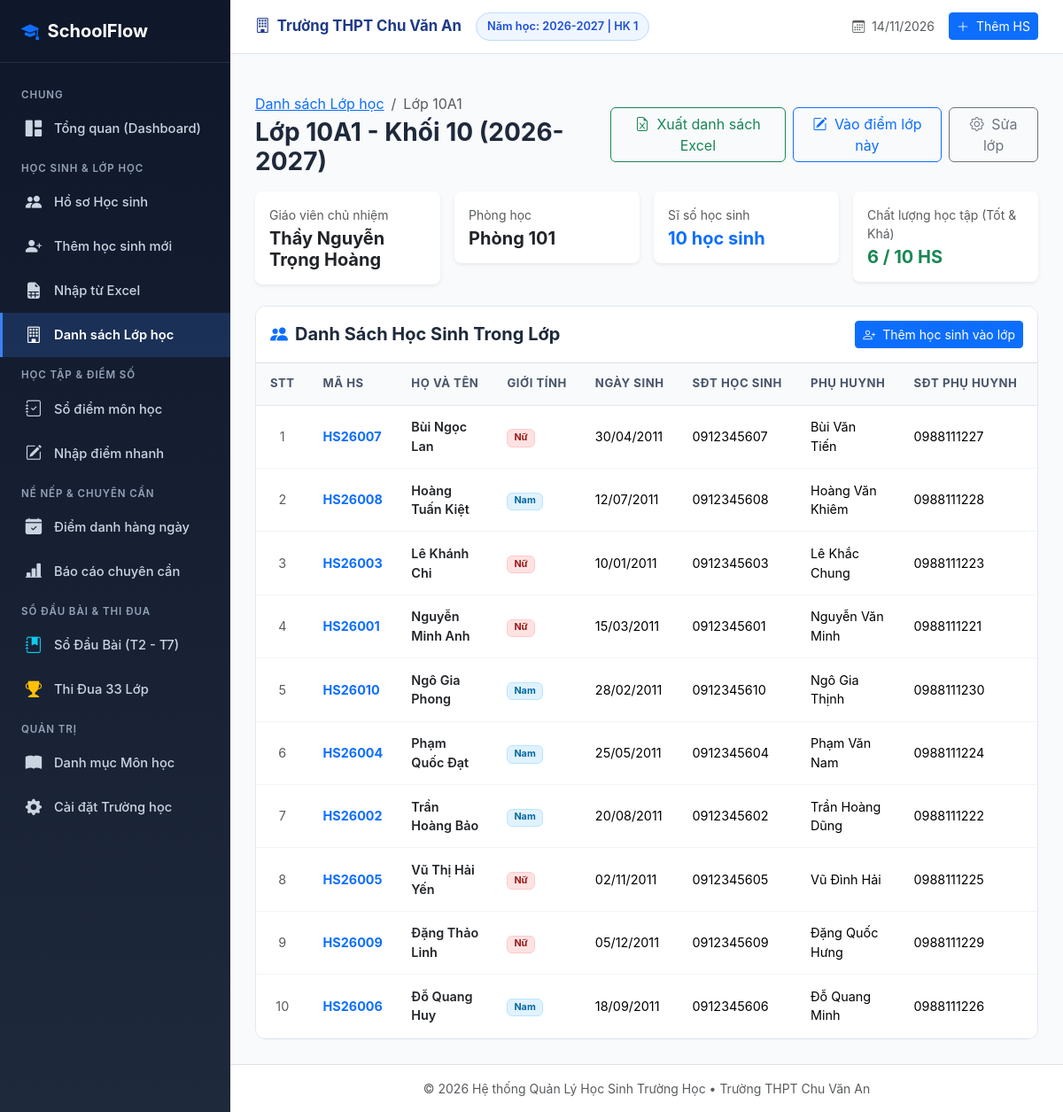
Screenshot of /classrooms/1 with the database file from the repository.
### tables this page shows
CREATE TABLE settings (
        key TEXT PRIMARY KEY,
        value TEXT
    );

CREATE TABLE academic_years (
        id INTEGER PRIMARY KEY AUTOINCREMENT,
        name TEXT NOT NULL UNIQUE,
        is_active INTEGER DEFAULT 0
    );

CREATE TABLE classes (
        id INTEGER PRIMARY KEY AUTOINCREMENT,
        name TEXT NOT NULL,
        grade_level INTEGER NOT NULL,
        academic_year_id INTEGER NOT NULL,
        teacher_name TEXT,
        room TEXT,
        FOREIGN KEY (academic_year_id) REFERENCES academic_years(id) ON DELETE CASCADE,
        UNIQUE(name, academic_year_id)
    );

CREATE TABLE students (
        id INTEGER PRIMARY KEY AUTOINCREMENT,
        student_code TEXT NOT NULL UNIQUE,
        full_name TEXT NOT NULL,
        date_of_birth TEXT,
        gender TEXT CHECK(gender IN ('Nam', 'Nữ')),
        address TEXT,
        phone TEXT,
        parent_name TEXT,
        parent_phone TEXT,
        email TEXT,
        status TEXT DEFAULT 'Đang học',
        class_id INTEGER,
        created_at TIMESTAMP DEFAULT CURRENT_TIMESTAMP,
        FOREIGN KEY (class_id) REFERENCES classes(id) ON DELETE SET NULL
    );

### app.py (the view)
@app.route('/classrooms/<int:class_id>')
def classroom_detail(class_id):
    conn = get_db()
    cursor = conn.cursor()
    cursor.execute('''
    SELECT c.*, y.name as year_name
    FROM classes c
    JOIN academic_years y ON c.academic_year_id = y.id
    WHERE c.id = ?
    ''', (class_id,))
    classroom = cursor.fetchone()
    if not classroom:
        conn.close()
        flash('Không tìm thấy lớp học!', 'danger')
        return redirect(url_for('classroom_list'))
    cursor.execute('''
    SELECT * FROM students
    WHERE class_id = ?
    ORDER BY status ASC, full_name ASC
    ''', (class_id,))
    students = cursor.fetchall()
    stats = get_class_statistics(class_id, semester=1, academic_year_id=classroom['academic_year_id'])
    cursor.execute("SELECT id, name, grade_level FROM classes WHERE id != ? ORDER BY grade_level ASC, LENGTH(name) ASC, name ASC", (class_id,))
    other_classes = cursor.fetchall()
    conn.close()
    return render_template('classrooms/detail.html',
                           classroom=classroom,
                           students=students,
                           stats=stats,
                           other_classes=other_classes)

### templates/classrooms/detail.html (shortened to what this page needs)
{% extends 'base.html' %}
{% block content %}
<div class="d-flex justify-content-between align-items-center mb-3">
    <div>
        <nav aria-label="breadcrumb">
            <ol class="breadcrumb mb-1">
                <li class="breadcrumb-item"><a href="{{ url_for('classroom_list') }}">Danh sách Lớp học</a></li>
                <li class="breadcrumb-item active">Lớp {{ classroom.name }}</li>
            </ol>
        </nav>
        <h3 class="fw-bold mb-0">Lớp {{ classroom.name }} - Khối {{ classroom.grade_level }} ({{ classroom.year_name }})</h3>
    </div>
    <div class="d-flex gap-2">
        <a href="{{ url_for('student_export', class_id=classroom.id) }}" class="btn btn-outline-success">
            <i class="bi bi-file-earmark-excel me-1"></i> Xuất danh sách Excel
        </a>
        <a href="{{ url_for('grade_input', class_id=classroom.id) }}" class="btn btn-outline-primary">
            <i class="bi bi-pencil-square me-1"></i> Vào điểm lớp này
        </a>
        <button type="button" class="btn btn-outline-secondary" data-bs-toggle="modal" data-bs-target="#editClassModal">
            <i class="bi bi-gear me-1"></i> Sửa lớp
        </button>
    </div>
</div>
<div class="row g-3 mb-4">
    <div class="col-md-3">
        <div class="card border-0 shadow-sm rounded-3 p-3 bg-white">
            <span class="text-muted small">Giáo viên chủ nhiệm</span>
            <h5 class="fw-bold text-dark mt-1 mb-0">{{ classroom.teacher_name or 'Chưa phân công' }}</h5>
        </div>
    </div>
    <div class="col-md-3">
        <div class="card border-0 shadow-sm rounded-3 p-3 bg-white">
            <span class="text-muted small">Phòng học</span>
            <h5 class="fw-bold text-dark mt-1 mb-0">{{ classroom.room or '---' }}</h5>
        </div>
    </div>
    <div class="col-md-3">
        <div class="card border-0 shadow-sm rounded-3 p-3 bg-white">
            <span class="text-muted small">Sĩ số học sinh</span>
            <h5 class="fw-bold text-primary mt-1 mb-0">{{ students | length }} học sinh</h5>
        </div>
    </div>
    <div class="col-md-3">
        <div class="card border-0 shadow-sm rounded-3 p-3 bg-white">
            <span class="text-muted small">Chất lượng học tập (Tốt & Khá)</span>
            <h5 class="fw-bold text-success mt-1 mb-0">
                {{ stats.rank_counts.get('Tốt', 0) + stats.rank_counts.get('Khá', 0) }} / {{ students | length }} HS
            </h5>
        </div>
    </div>
</div>
<div class="card-table">
    <div class="p-3 d-flex justify-content-between align-items-center border-bottom bg-white">
        <h5 class="fw-bold mb-0">
            <i class="bi bi-people-fill me-2 text-primary"></i>Danh Sách Học Sinh Trong Lớp
        </h5>
        <a href="{{ url_for('student_create') }}" class="btn btn-sm btn-primary">
            <i class="bi bi-person-plus me-1"></i> Thêm học sinh vào lớp
        </a>
    </div>
    <div class="table-responsive">
        <table class="table align-middle">
            <thead>
                <tr>
                    <th style="width: 50px;">STT</th>
                    <th>Mã HS</th>
                    <th>Họ và Tên</th>
                    <th>Giới tính</th>
                    <th>Ngày sinh</th>
                    <th>SĐT Học sinh</th>
                    <th>Phụ huynh</th>
                    <th>SĐT Phụ huynh</th>
                    <th>Trạng thái</th>
                </tr>
            </thead>
            <tbody>
                {% for s in students %}
                <tr>
                    <td class="text-center text-muted">{{ loop.index }}</td>
                    <td class="fw-bold text-primary">{{ s.student_code }}</td>
                    <td class="fw-semibold">
                        <a href="{{ url_for('student_detail', student_id=s.id) }}" class="text-decoration-none text-dark">
                            {{ s.full_name }}
                        </a>
                    </td>
                    <td>
                        {% if s.gender == 'Nam' %}
                            <span class="badge badge-soft-info">Nam</span>
                        {% else %}
                            <span class="badge badge-soft-danger">Nữ</span>
                        {% endif %}
                    </td>
                    <td>{{ s.date_of_birth | format_date }}</td>
                    <td>{{ s.phone or '---' }}</td>
                    <td>{{ s.parent_name or '---' }}</td>
                    <td>{{ s.parent_phone or '---' }}</td>
                    <td>
                    </td>
                </tr>
                {% else %}
                <tr>
                    <td colspan="10" class="text-center py-5 text-muted">
                        Chưa có học sinh nào trong lớp này.
                    </td>
                </tr>
                {% endfor %}
            </tbody>
        </table>
    </div>
</div>
{% endblock %}

### templates/base.html (shortened to what this page needs)
<!DOCTYPE html>
<html lang="vi">
<head>
    <link href="https://cdn.jsdelivr.net/npm/bootstrap@5.3.3/dist/css/bootstrap.min.css" rel="stylesheet">
    <link rel="stylesheet" href="https://cdn.jsdelivr.net/npm/bootstrap-icons@1.11.3/font/bootstrap-icons.min.css">
    <link rel="stylesheet" href="{{ url_for('static', filename='css/style.css') }}">
</head>
<body>
<div class="app-wrapper">
    <aside class="app-sidebar">
        <div class="sidebar-header">
            <a href="{{ url_for('dashboard') }}" class="sidebar-brand">
                <i class="bi bi-mortarboard-fill text-primary"></i>
                <span>SchoolFlow</span>
            </a>
        </div>
        <ul class="sidebar-menu">
            <li class="menu-category">Chung</li>
            <li class="menu-item {% if request.endpoint == 'dashboard' %}active{% endif %}">
                <a href="{{ url_for('dashboard') }}">
                    <i class="bi bi-grid-1x2-fill"></i>
                    <span>Tổng quan (Dashboard)</span>
                </a>
            </li>
            <li class="menu-category">Học Sinh & Lớp Học</li>
            <li class="menu-item {% if request.endpoint in ['student_list', 'student_detail', 'student_edit'] %}active{% endif %}">
                <a href="{{ url_for('student_list') }}">
                    <i class="bi bi-people-fill"></i>
                    <span>Hồ sơ Học sinh</span>
                </a>
            </li>
            <li class="menu-item {% if request.endpoint == 'student_create' %}active{% endif %}">
                <a href="{{ url_for('student_create') }}">
                    <i class="bi bi-person-plus-fill"></i>
                    <span>Thêm học sinh mới</span>
                </a>
            </li>
            <li class="menu-item {% if request.endpoint == 'student_import' %}active{% endif %}">
                <a href="{{ url_for('student_import') }}">
                    <i class="bi bi-file-earmark-spreadsheet-fill"></i>
                    <span>Nhập từ Excel</span>
                </a>
            </li>
            <li class="menu-item {% if request.endpoint in ['classroom_list', 'classroom_detail'] %}active{% endif %}">
                <a href="{{ url_for('classroom_list') }}">
                    <i class="bi bi-building"></i>
                    <span>Danh sách Lớp học</span>
                </a>
            </li>
            <li class="menu-category">Học Tập & Điểm Số</li>
            <li class="menu-item {% if request.endpoint == 'grade_list' %}active{% endif %}">
                <a href="{{ url_for('grade_list') }}">
                    <i class="bi bi-journal-check"></i>
                    <span>Sổ điểm môn học</span>
                </a>
            </li>
            <li class="menu-item {% if request.endpoint == 'grade_input' %}active{% endif %}">
                <a href="{{ url_for('grade_input') }}">
                    <i class="bi bi-pencil-square"></i>
                    <span>Nhập điểm nhanh</span>
                </a>
            </li>
            <li class="menu-category">Nề Nếp & Chuyên Cần</li>
            <li class="menu-item {% if request.endpoint == 'attendance_index' %}active{% endif %}">
                <a href="{{ url_for('attendance_index') }}">
                    <i class="bi bi-calendar-check-fill"></i>
                    <span>Điểm danh hàng ngày</span>
                </a>
            </li>
            <li class="menu-item {% if request.endpoint == 'attendance_report' %}active{% endif %}">
                <a href="{{ url_for('attendance_report') }}">
                    <i class="bi bi-bar-chart-line-fill"></i>
                    <span>Báo cáo chuyên cần</span>
                </a>
            </li>
            <li class="menu-category">Sổ Đầu Bài & Thi Đua</li>
            <li class="menu-item {% if request.endpoint in ['class_diary_index', 'class_diary_input'] %}active{% endif %}">
                <a href="{{ url_for('class_diary_index') }}">
                    <i class="bi bi-journal-bookmark-fill text-info"></i>
                    <span>Sổ Đầu Bài (T2 - T7)</span>
                </a>
            </li>
            <li class="menu-item {% if request.endpoint == 'class_diary_ranking' %}active{% endif %}">
                <a href="{{ url_for('class_diary_ranking') }}">
                    <i class="bi bi-trophy-fill text-warning"></i>
                    <span>Thi Đua 33 Lớp</span>
                </a>
            </li>
            <li class="menu-category">Quản Trị</li>
            <li class="menu-item {% if request.endpoint == 'subject_list' %}active{% endif %}">
                <a href="{{ url_for('subject_list') }}">
                    <i class="bi bi-book-fill"></i>
                    <span>Danh mục Môn học</span>
                </a>
            </li>
            <li class="menu-item {% if request.endpoint == 'settings_page' %}active{% endif %}">
                <a href="{{ url_for('settings_page') }}">
                    <i class="bi bi-gear-fill"></i>
                    <span>Cài đặt Trường học</span>
                </a>
            </li>
        </ul>
    </aside>
    <div class="app-main">
        <header class="app-topbar">
            <div class="school-meta">
                <span class="school-name">
                    <i class="bi bi-building me-1"></i> {{ settings.get('school_name', 'Trường THPT') }}
                </span>
                <span class="badge-academic-year">
                    Năm học: {{ current_year.name if current_year else settings.get('current_academic_year', '2026-2027') }} | HK {{ settings.get('current_semester', '1') }}
                </span>
            </div>
            <div class="d-flex align-items-center gap-3">
                <span class="text-muted small">
                    <i class="bi bi-calendar3 me-1"></i> {{ today_date | format_date }}
                </span>
                <a href="{{ url_for('student_create') }}" class="btn btn-sm btn-primary">
                    <i class="bi bi-plus-lg me-1"></i> Thêm HS
                </a>
            </div>
        </header>
        <div class="container-fluid px-4 pt-3 no-print">
        </div>
        <main class="app-content">
            {% block content %}{% endblock %}
        </main>
        <footer class="text-center py-3 text-muted small border-top bg-white no-print">
            <span>&copy; 2026 Hệ thống Quản Lý Học Sinh Trường Học &bull; {{ settings.get('school_name', '') }}</span>
        </footer>
    </div>
</div>
</body>
</html>

### rows the page displays
settings: get "Trường THPT Chu Văn An"
academic_years: name "2026-2027", year_name "2026-2027"
classes: name "10A1", grade_level "10", teacher_name "Thầy Nguyễn Trọng Hoàng", room "Phòng 101"
students: student_code "HS26007", full_name "Bùi Ngọc Lan", gender "Nữ", date_of_birth "30/04/2011", phone "0912345607", parent_name "Bùi Văn Tiến", parent_phone "0988111227"
students: student_code "HS26008", full_name "Hoàng Tuấn Kiệt", gender "Nam", date_of_birth "12/07/2011", phone "0912345608", parent_name "Hoàng Văn Khiêm", parent_phone "0988111228"
students: student_code "HS26003", full_name "Lê Khánh Chi", gender "Nữ", date_of_birth "10/01/2011", phone "0912345603", parent_name "Lê Khắc Chung", parent_phone "0988111223"
students: student_code "HS26001", full_name "Nguyễn Minh Anh", gender "Nữ", date_of_birth "15/03/2011", phone "0912345601", parent_name "Nguyễn Văn Minh", parent_phone "0988111221"
students: student_code "HS26010", full_name "Ngô Gia Phong", gender "Nam", date_of_birth "28/02/2011", phone "0912345610", parent_name "Ngô Gia Thịnh", parent_phone "0988111230"
students: student_code "HS26004", full_name "Phạm Quốc Đạt", gender "Nam", date_of_birth "25/05/2011", phone "0912345604", parent_name "Phạm Văn Nam", parent_phone "0988111224"
students: student_code "HS26002", full_name "Trần Hoàng Bảo", gender "Nam", date_of_birth "20/08/2011", phone "0912345602", parent_name "Trần Hoàng Dũng", parent_phone "0988111222"
students: student_code "HS26005", full_name "Vũ Thị Hải Yến", gender "Nữ", date_of_birth "02/11/2011", phone "0912345605", parent_name "Vũ Đình Hải", parent_phone "0988111225"
students: student_code "HS26009", full_name "Đặng Thảo Linh", gender "Nữ", date_of_birth "05/12/2011", phone "0912345609", parent_name "Đặng Quốc Hưng", parent_phone "0988111229"
students: student_code "HS26006", full_name "Đỗ Quang Huy", gender "Nam", date_of_birth "18/09/2011", phone "0912345606", parent_name "Đỗ Quang Minh", parent_phone "0988111226"

### other values shown
{{ settings.get('current_semester', '1') }} "1"
{{ students | length }} "10"
{{ stats.rank_counts.get('Tốt', 0) + stats.rank_counts.get('Khá', 0) }} "6"
